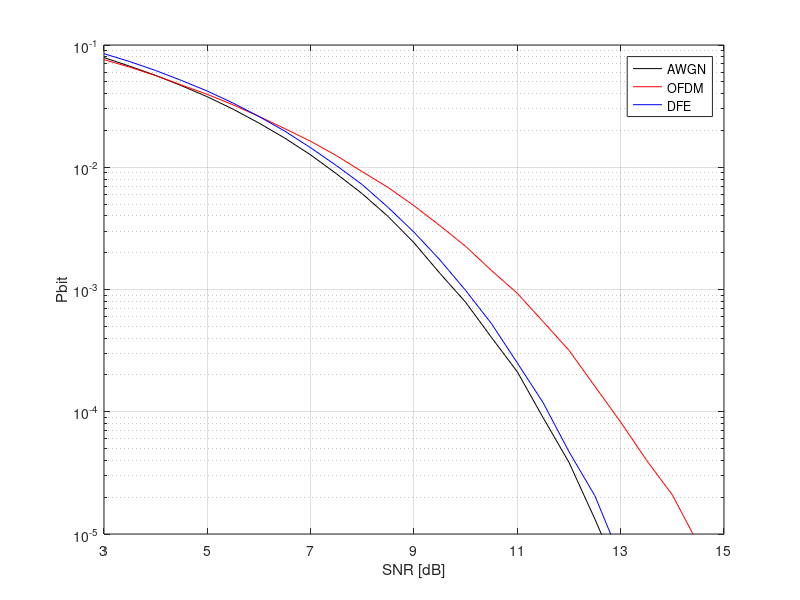
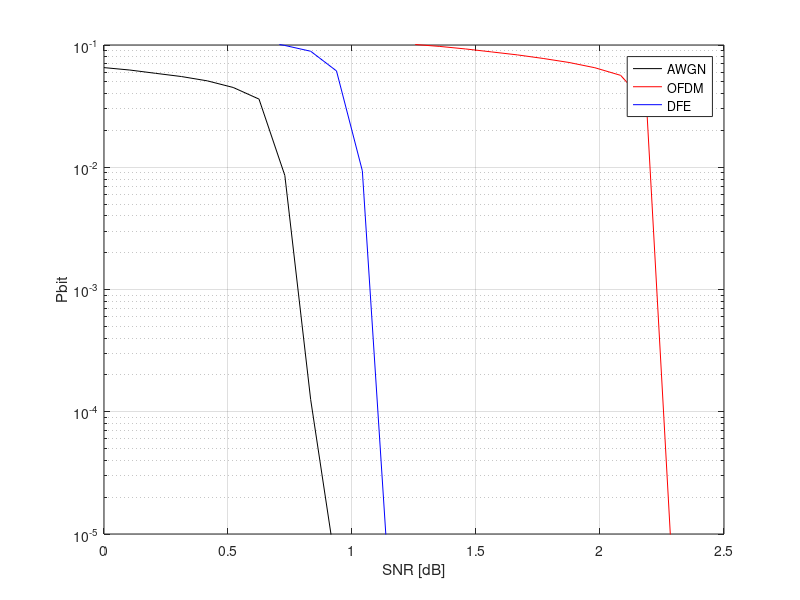

The MATLAB source for these figures, in order:
close all; clear all; clc;

load('pbits_uncoded');

figure;
semilogy(SNRs, pbit_awgn_u, 'k');
hold on;
semilogy(SNRs, pbit_ofdm_u, 'r');
semilogy(SNRs, pbit_dfe_u, 'b');
ylim([1e-5, 1e-1]);
xlim([3 15]);
grid on;
xlabel('SNR [dB]');
ylabel('Pbit');
legend('AWGN', 'OFDM', 'DFE');
set(gca, 'YTick', power(10, -5:-1));
set(gca, 'XTick', 3:2:15);
print('pbits_uncoded', '-depsc');

load('pbits_coded');

pbit_awgn_c = max(pbit_awgn_c, 5e-6);
pbit_ofdm_c = max(pbit_ofdm_c, 5e-6);
pbit_dfe_c = max(pbit_dfe_c, 5e-6);

figure;
semilogy(SNRs, pbit_awgn_c, 'k');
hold on;
semilogy(SNRs, pbit_ofdm_c, 'r');
semilogy(SNRs, pbit_dfe_c, 'b');
ylim([1e-5, 1e-1]);
%xlim([0 2]);
grid on;
xlabel('SNR [dB]');
ylabel('Pbit');
legend('AWGN', 'OFDM', 'DFE');
set(gca, 'YTick', power(10, -5:-1));
%set(gca, 'XTick', 3:2:15);
print('pbits_coded', '-depsc');
